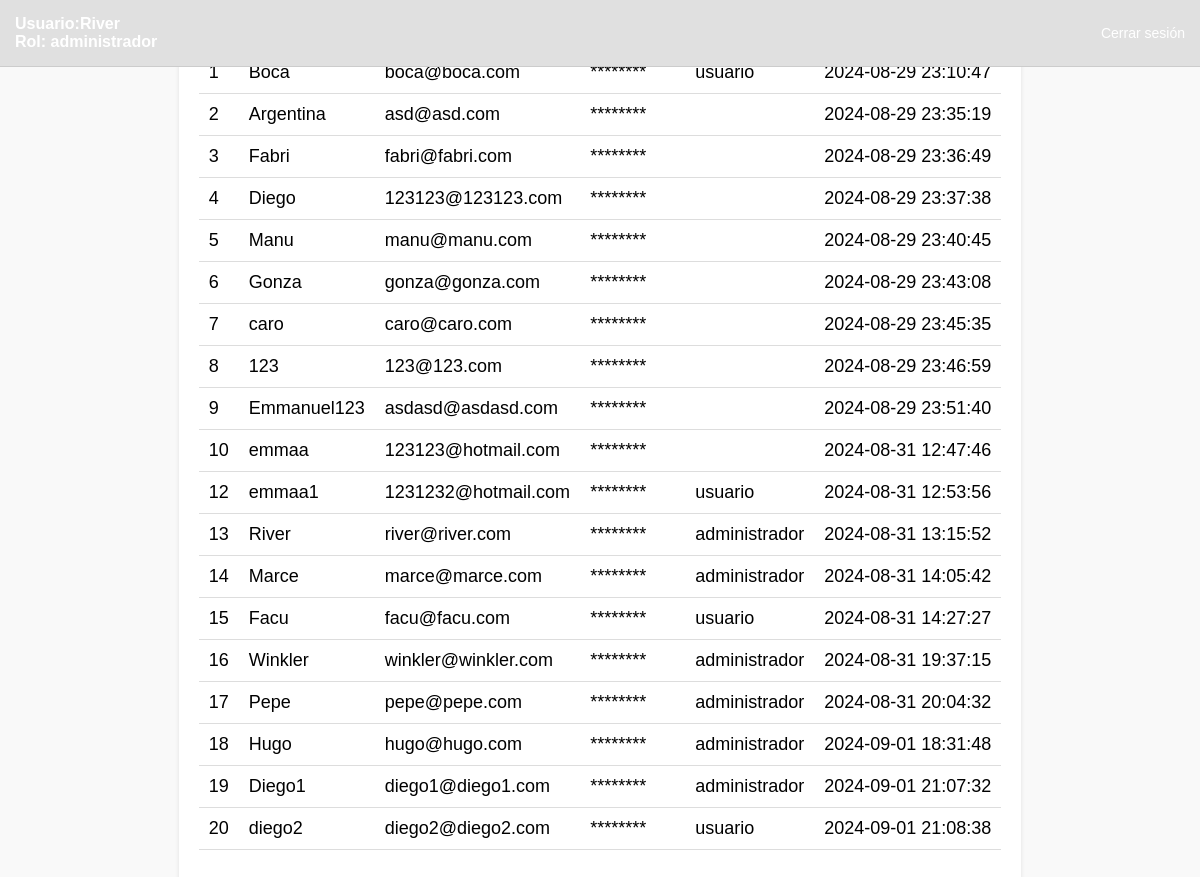
The app's page /dashboard.php (signed in) with its own data.
### tables this page shows
CREATE TABLE `users` (
  `id` int(11) NOT NULL,
  `username` varchar(50) NOT NULL,
  `email` varchar(100) NOT NULL,
  `password` varchar(255) NOT NULL,
  `role` enum('usuario','administrador') DEFAULT 'usuario',
  `created_at` timestamp NOT NULL DEFAULT current_timestamp(),
  `is_active` tinyint(1) DEFAULT 1
);

### dashboard.php (the view, shortened to what this page needs)
<?php
$isAdmin = $_SESSION['role'] === 'administrador';
$isUser = $_SESSION['role'] === 'usuario';
?>
<!DOCTYPE html>
<html lang="es">
<head>
    <link rel="stylesheet" href="styles.css">
</head>
<body>
    <div class="header">
        <div class="user-info">
            Usuario:<?php echo htmlspecialchars($_SESSION['username']); ?><br>
            Rol: <?php echo htmlspecialchars($_SESSION['role']); ?>
        </div>
        <div class="logout">
            <a href="logout.php">Cerrar sesión</a>
        </div>
    </div>
    <div class="content">
        <div class="table-container">
            <table>
                <thead>
                    <tr>
                        <?php if ($isAdmin): ?>
                            <th>#</th>
                            <th>Username</th>
                            <th>Email</th>
                            <th>Password</th>
                            <th>Role</th>
                            <th>Created At</th>
                        <?php elseif ($isUser): ?>
                            <th>#</th>
                            <th>Email</th>
                            <th>Password</th>
                        <?php endif; ?>
                    </tr>
                </thead>
                <tbody>
                    <?php
                    include 'db.php';
                    try {
                        if ($isAdmin) {
                            $stmt = $pdo->query("SELECT id, username, email, password, role, created_at FROM users");
                        } elseif ($isUser) {
                            $stmt = $pdo->query("SELECT id, email, password FROM users");
                        }
                        while ($row = $stmt->fetch(PDO::FETCH_ASSOC)) {
                            echo '<tr>';
                            echo '<td>' . htmlspecialchars($row['id']) . '</td>';
                            if ($isAdmin) {
                                echo '<td>' . htmlspecialchars($row['username']) . '</td>';
                            }
                            echo '<td>' . htmlspecialchars($row['email']) . '</td>';
                            echo '<td>********</td>';
                            if ($isAdmin) {
                                echo '<td>' . htmlspecialchars($row['role']) . '</td>';
                                echo '<td>' . htmlspecialchars($row['created_at']) . '</td>';
                            }
                            echo '</tr>';
                        }
                    } catch (PDOException $e) {
                        echo 'Error: ' . $e->getMessage();
                    }
                    ?>
                </tbody>
            </table>
        </div>
    </div>
</body>
</html>

### styles.css (style rules this page uses)
body { font-family: Arial, sans-serif; background-color: #f0f0f0; display: flex; justify-content: center; align-items: center; height: 100vh; margin: 0; }
a { color: #007BFF; text-decoration: none; }
table { width: 100%; border-collapse: collapse; margin: 20px 0; font-size: 18px; text-align: left; }
th, td { padding: 12px; border-bottom: 1px solid #ddd; }
th { background-color: #f8f8f8; color: #333; }
body { font-family: Arial, sans-serif; margin: 0; padding: 0; background-color: #f9f9f9; }
.header { background-color: #343a40; color: #fff; padding: 15px; display: flex; justify-content: space-between; align-items: center; }
.header a { color: #fff; text-decoration: none; }
.header .user-info { font-size: 16px; font-weight: bold; }
.header .logout { font-size: 14px; }
.table-container { margin: 20px; background-color: #fff; padding: 20px; border-radius: 8px; box-shadow: 0 2px 4px rgba(0, 0, 0, 0.1); }
table { width: 100%; border-collapse: collapse; }
th, td { padding: 10px; text-align: left; border-bottom: 1px solid #ddd; }
th { background-color: #f0f0f0; }
.header { background-color: #f0f0f0; padding: 15px; display: flex; justify-content: space-between; align-items: center; }
.logout { margin-left: auto; }

### dashboard.php (style rules this page uses)
.header { width: 100%; background-color: #e0e0e0; padding: 15px; display: flex; justify-content: space-between; align-items: center; box-sizing: border-box; border-bottom: 1px solid #ccc; position: fixed; top: 0; left: 0; }
.content { margin-top: 60px; }
.user-info { font-size: 16px; font-weight: bold; }
.logout { font-size: 14px; }
.table-container { margin-top: 20px; }
table { width: 100%; border-collapse: collapse; }
th, td { padding: 10px; text-align: left; border-bottom: 1px solid #ddd; }
th { background-color: #f0f0f0; }

### records on screen
users: id "1", username "Boca", email "boca@boca.com", role "usuario", created_at "2024-08-29 23:10:47"
users: id "2", username "Argentina", email "asd@asd.com", created_at "2024-08-29 23:35:19"
users: id "3", username "Fabri", email "fabri@fabri.com", created_at "2024-08-29 23:36:49"
users: id "4", username "Diego", email "123123@123123.com", created_at "2024-08-29 23:37:38"
users: id "5", username "Manu", email "manu@manu.com", created_at "2024-08-29 23:40:45"
users: id "6", username "Gonza", email "gonza@gonza.com", created_at "2024-08-29 23:43:08"
users: id "7", username "caro", email "caro@caro.com", created_at "2024-08-29 23:45:35"
users: id "8", username "123", email "123@123.com", created_at "2024-08-29 23:46:59"
users: id "9", username "Emmanuel123", email "asdasd@asdasd.com", created_at "2024-08-29 23:51:40"
users: id "10", username "emmaa", email "123123@hotmail.com", created_at "2024-08-31 12:47:46"
users: id "12", username "emmaa1", email "1231232@hotmail.com", role "usuario", created_at "2024-08-31 12:53:56"
users: id "13", username "River", email "river@river.com", role "administrador", created_at "2024-08-31 13:15:52"
users: id "14", username "Marce", email "marce@marce.com", role "administrador", created_at "2024-08-31 14:05:42"
users: id "15", username "Facu", email "facu@facu.com", role "usuario", created_at "2024-08-31 14:27:27"
users: id "16", username "Winkler", email "winkler@winkler.com", role "administrador", created_at "2024-08-31 19:37:15"
users: id "17", username "Pepe", email "pepe@pepe.com", role "administrador", created_at "2024-08-31 20:04:32"
users: id "18", username "Hugo", email "hugo@hugo.com", role "administrador", created_at "2024-09-01 18:31:48"
users: id "19", username "Diego1", email "diego1@diego1.com", role "administrador", created_at "2024-09-01 21:07:32"
users: id "20", username "diego2", email "diego2@diego2.com", role "usuario", created_at "2024-09-01 21:08:38"

### other values on screen
$_SESSION['username'] "River"
$_SESSION['role'] "administrador"
